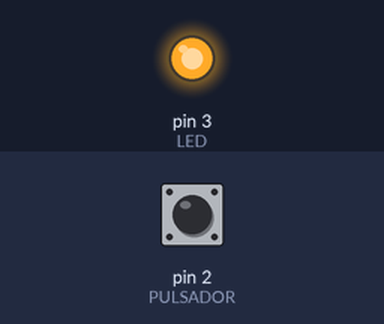
A sketch run on a simulated Arduino Uno, built with avr-gcc and run on an emulated ATmega328P. On the bench: output pins drawn as LEDs (lit = HIGH). The inputs (shaded band) are chosen by the test bench; at power-on: pin 2 (PULSADOR) HIGH.

Above: at 0.1 s.
At 5.1 s:
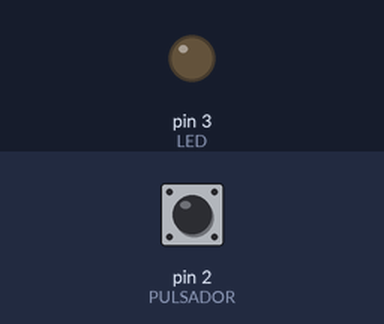
Timing chart, 0 to 6.6 s (numbered marks = the images above):
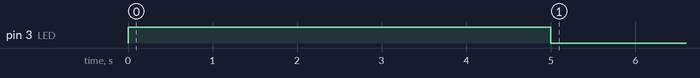

The sketch:

caso3.ino
```cpp
int PULSADOR = 2;
int LED = 3;

void setup() {
	pinMode(PULSADOR, INPUT);
	pinMode(LED, OUTPUT);
}

void loop() {
	while(digitalRead(PULSADOR) == LOW) {
	}
	digitalWrite(LED, HIGH);
	delay(5000);
	digitalWrite(LED, LOW);
	while(digitalRead(PULSADOR) == HIGH) {
	}
}
```

Measured:
- by itself, pin 3 (LED): LOW → HIGH at 0.00 s, → LOW 5.0 s later
